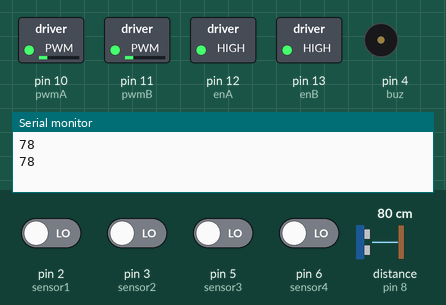
This sketch was run on a simulated Arduino Uno, built with avr-gcc and run on an emulated ATmega328P. On the bench: switched loads named in the sketch (green lamp = pin HIGH), buzzer (waves = sounding, pin HIGH), the last lines printed to the serial monitor. Wiring (inferred from the names in the program): ultrasonic range finder: trigger pin 9; echo pin 8. The test bench sets the inputs (shaded band); at power-on: pin 2 (sensor1), pin 3 (sensor2), pin 5 (sensor3), pin 6 (sensor4) LOW, distance to the obstacle (sensor on pin 8) 80 cm. The echo pulse lasts 58.3 µs per cm; pins used as bus, display or sensor lines are not drawn.

Above: at 1.8 s.
1.9 s: distance to the obstacle (sensor on pin 8) set to 8 cm
3.5 s: distance to the obstacle (sensor on pin 8) set to 5 cm
At 4.2 s:
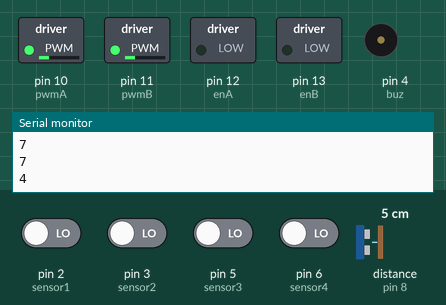
At 4.8 s:
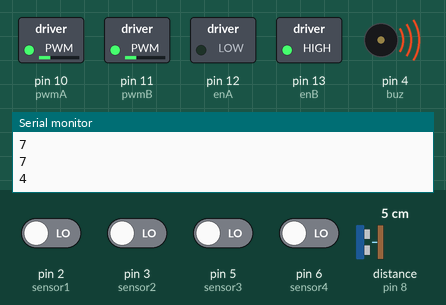
7.0 s: pin 2 (sensor1) driven HIGH
11.1 s: distance to the obstacle (sensor on pin 8) set to 60 cm
At 11.4 s:
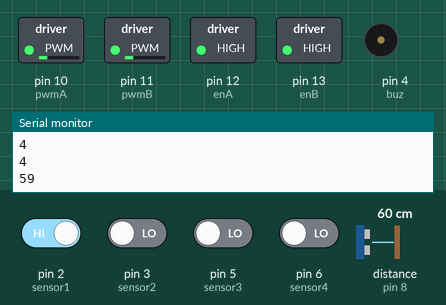
15.2 s: distance to the obstacle (sensor on pin 8) set to 9 cm
Timing chart, 0 to 63.6 s (numbered marks = the images above; inputs shaded):
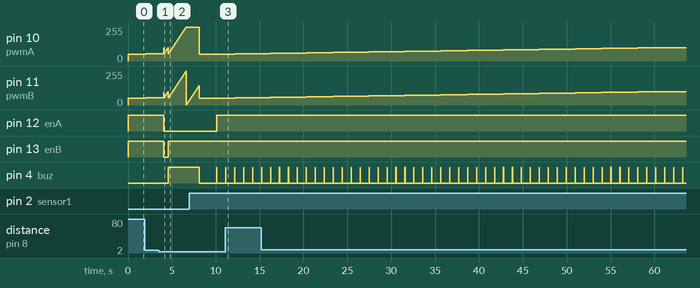

Measured:
- the behaviour switches between 7 and 6 cm on distance to the obstacle (sensor on pin 8) (found by bisection; images 0 and 1)
- after the input at 3.5 s, pin 12 (enA): HIGH → LOW after 0.56 s; pin 13 (enB): HIGH → LOW after 0.56 s, → HIGH 0.51 s later; pin 4 (buz): LOW → HIGH after 1.1 s
- after the input at 11.1 s, pin 12 (enA), pin 13 (enB): stays HIGH (without the input it goes to LOW after 0.03 s)

The sketch:

Main.ino
```cpp
int pwmA = 10;
int pwmB = 11;
int enA = 12;
int enB = 13;
int buz = 4;


long duration;
int distance;
const int trig = 9;
const int echo = 8;


const int sensor1 = 2;
const int sensor2 = 3;
const int sensor3 = 5;
const int sensor4 = 6;
int val = 0;


void setup() {
  //L298
  pinMode(pwmA, OUTPUT);
  pinMode(pwmB, OUTPUT);
  pinMode(enA, OUTPUT);
  pinMode(enB, OUTPUT);
  pinMode(buz, OUTPUT);


  pinMode(sensor1, INPUT);
  pinMode(sensor2, INPUT);
  pinMode(sensor3, INPUT);
  pinMode(sensor4, INPUT);

  //ULTRA SONIC
  pinMode(trig, OUTPUT); // Sets the trigPin as an Output
  pinMode(echo, INPUT); // Sets the echoPin as an Input
  Serial.begin(9600); // Starts the serial communication


}


int forward=50;
int stopping = 200;


//L298=======================
void startMovingForward(){

  stopping = 200;
  if (true){ //starting to move

    if (forward!= 100){
      ++forward;
    }

    digitalWrite(enA, HIGH);  //
    digitalWrite(enB, HIGH);
    analogWrite(pwmA, forward);
    analogWrite(pwmB, forward);
    delay(10);

  }
    digitalWrite(buz, LOW);
}

void startMovingForward2(){

  stopping = 100;
  if (true){ //starting to move

    if (forward!= 100){
      ++forward;
    }

    digitalWrite(enA, HIGH);  //
    digitalWrite(enB, HIGH);
    analogWrite(pwmA, forward);
    analogWrite(pwmB, forward);
    delay(10);

  }

  if (digitalRead(sensor4) || (digitalRead(sensor2) || digitalRead(sensor3)) || digitalRead(sensor1)){

    digitalWrite(buz , HIGH);
    delay(10);
    digitalWrite(buz , LOW);


  }
}


void movingBackward(){

  for (int i = 50 ; i<=100 ; ++i){
    digitalWrite(enA, LOW);
    digitalWrite(enB, LOW);
    analogWrite(pwmA, i);
    analogWrite(pwmB, i);
    delay(10);

  }
  digitalWrite(enA, LOW);
   digitalWrite(enB, LOW);
   analogWrite(pwmA, 50);
   analogWrite(pwmB, 50);


  if (digitalRead(sensor4) || (digitalRead(sensor2) || digitalRead(sensor3)) || digitalRead(sensor1)){

    digitalWrite(buz , HIGH);
    delay(10);
    digitalWrite(buz , LOW);


  }

}

void machineStopping(){

  forward = 50;
  if (stopping != 50){
    --stopping;
  }

    digitalWrite(enA, HIGH);
    digitalWrite(enB, HIGH);
    analogWrite(pwmA, stopping);
    analogWrite(pwmB, stopping);
    delay(10);
}

void movingRight(){
  int sound = 0 ;

  //start
  for (int i = 50 ; i<=350 ; ++i){

    digitalWrite(enA, HIGH);
    digitalWrite(enB, LOW);
    analogWrite(pwmA, i);
    analogWrite(pwmB, i);
    delay(10);
    // if (sound <= 10){
    //   digitalWrite(buz, HIGH);
    // }else {
    //   digitalWrite(buz, LOW);
    // }

    ++sound;


  }
   digitalWrite(enA, HIGH);
   digitalWrite(enB, LOW);
   analogWrite(pwmA, 50);
   analogWrite(pwmB, 50);

  digitalWrite(buz, LOW);
  delay(1000);

}

void movingLeft(){
   //start
  for (int i = 50 ; i<=400 ; ++i){
    digitalWrite(enA, LOW);
    digitalWrite(enB, HIGH);
    analogWrite(pwmA, i);
    analogWrite(pwmB, i);
    digitalWrite(buz, HIGH);

    delay(10);

  }
   digitalWrite(enA, LOW);
   digitalWrite(enB, HIGH);
   analogWrite(pwmA, 50);
   analogWrite(pwmB, 50);

  digitalWrite(buz, LOW);
  delay(1000);

}


void movingLeftSides(){
  int n = 50;
  while (digitalRead(sensor4) && (digitalRead(sensor2) && digitalRead(sensor3)) && !digitalRead(sensor1) ){
    if (n!= 200){
      ++n;
    }

    digitalWrite(enA, LOW);  //
    digitalWrite(enB, HIGH);
    analogWrite(pwmA, n);
    analogWrite(pwmB, n);
    delay(10);


  }

}

void movingRightSides(){
  int n = 50;
  while ( digitalRead(sensor1) && (digitalRead(sensor2) && digitalRead(sensor3)) && !digitalRead(sensor4)){
    if (n!= 200){
      ++n;
    }

    digitalWrite(enA, HIGH);  //
    digitalWrite(enB, LOW);
    analogWrite(pwmA, n);
    analogWrite(pwmB, n);
    delay(10);
  }

}


//HC-SR04=====================
int calculateDistance(){

  digitalWrite(trig, LOW);
  delayMicroseconds(2);
  // Sets the trigPin on HIGH state for 10 micro seconds
  digitalWrite(trig, HIGH);
  delayMicroseconds(10);
  digitalWrite(trig, LOW);
  duration = pulseIn(echo, HIGH); // Reads the echoPin, returns the sound wave travel time in microseconds
  distance= duration*0.034/2;
  return distance;
}


void walkInLine(){
     if (digitalRead(sensor4) && (digitalRead(sensor2) && digitalRead(sensor3)) && !digitalRead(sensor1)){
      machineStopping();
      movingLeftSides();
    }

    else if (digitalRead(sensor1) && (digitalRead(sensor2) && digitalRead(sensor3)) && !digitalRead(sensor4)){
      machineStopping();
      movingRightSides();
    }

    else if (!digitalRead(sensor4) && (digitalRead(sensor2) && digitalRead(sensor3)) && !digitalRead(sensor1)){
      startMovingForward();
    }
     else {
      movingBackward();
    }

}

//INFRARED MODULE =============


int sensor1Val = 0;
int sensor2Val = 0;
int sensor3Val = 0;
int sensor4Val = 0;

bool turningBlock = 0;
void loop() {
  distance = calculateDistance();
  Serial.println(distance);


  if (distance <= 5 && turningBlock == 0){
    turningBlock = 1;
    machineStopping();
    movingBackward();
    movingLeft();
  }
  else {
    startMovingForward2();

    turningBlock = 0;

  }

  delay (1000);

}
```
